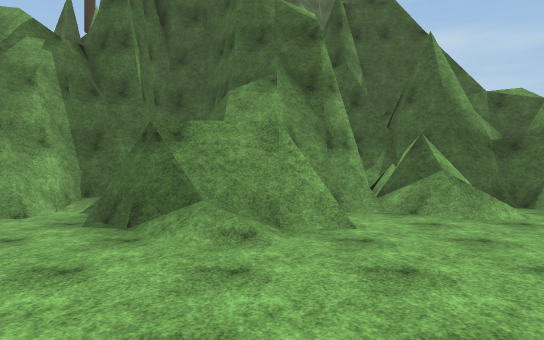
View 1 (above)

16 first-person views from a walk through a scene from a Unity 3-D project. The camera is 1.5 m above the floor, looks level and sees 70° across. The floor is counted in squares, 2 m on a side. Each view is taken from the middle of a square. On the plan, view 1 faces up. The plan holds only what a view shows up to about 12 squares ahead; the rest is blank. The place goes on beyond the plan. Some trees and plants on the terrain are drawn as simple stand-ins. Some surface patterns are stand-ins.

View 2
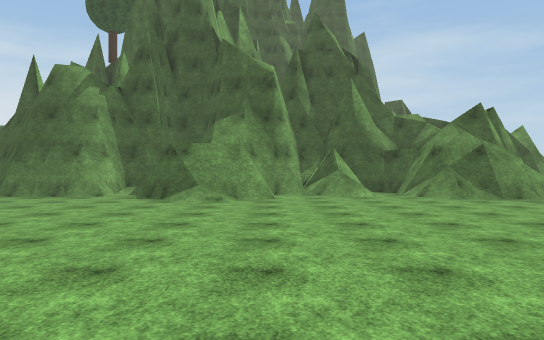

View 3
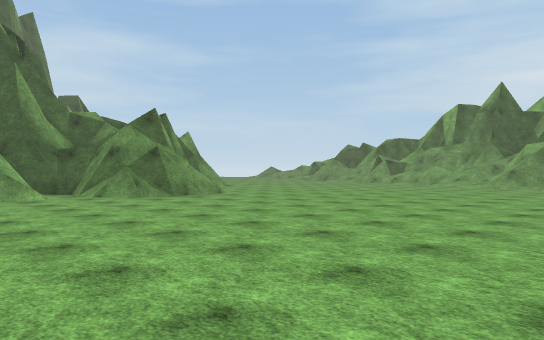

View 4
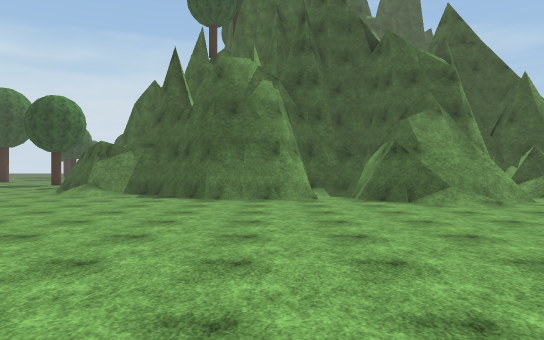

View 5
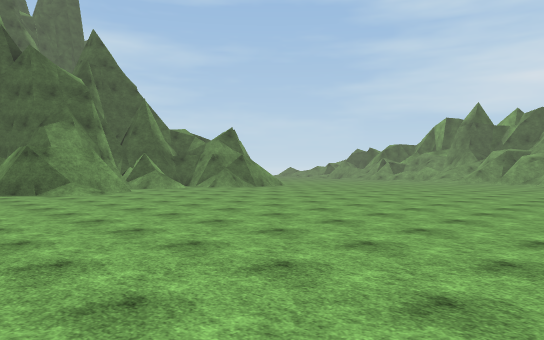

View 6
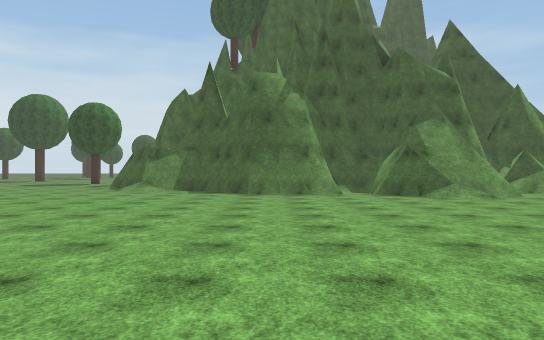

View 7
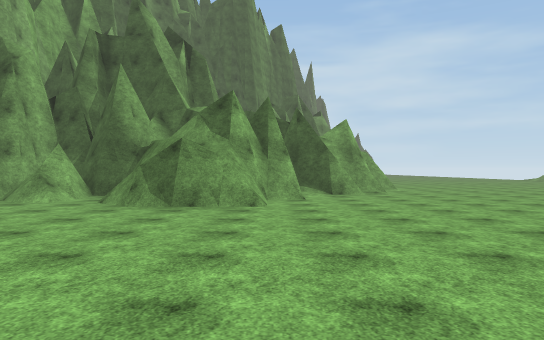

View 8
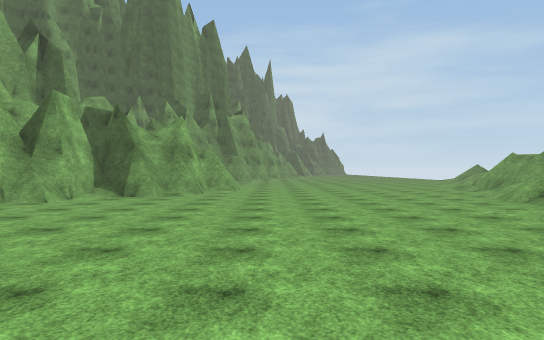

View 9
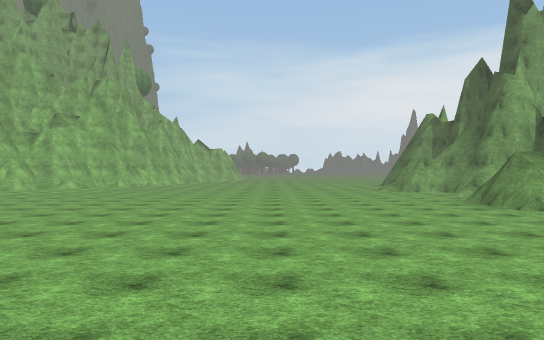

View 10
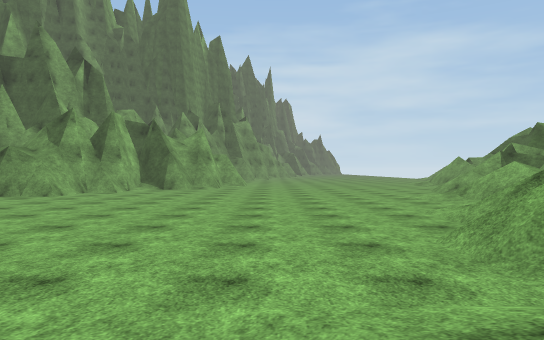

View 11
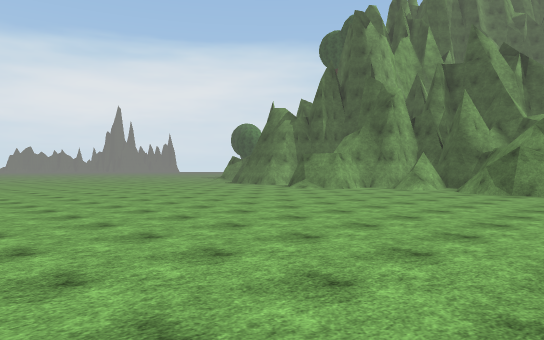

View 12
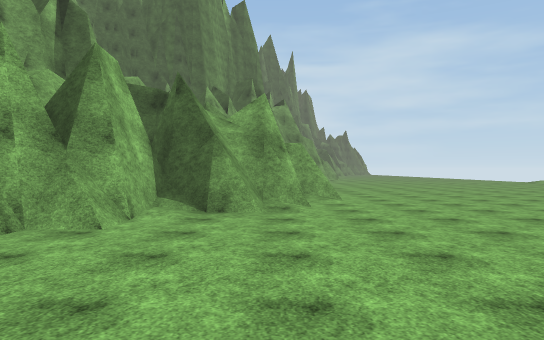

View 13
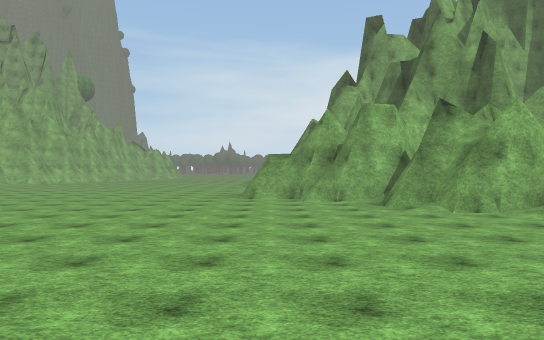

View 14
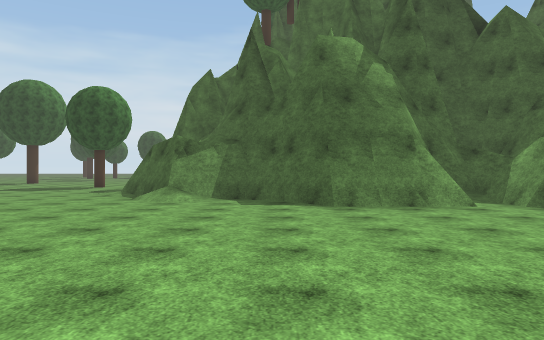

View 15
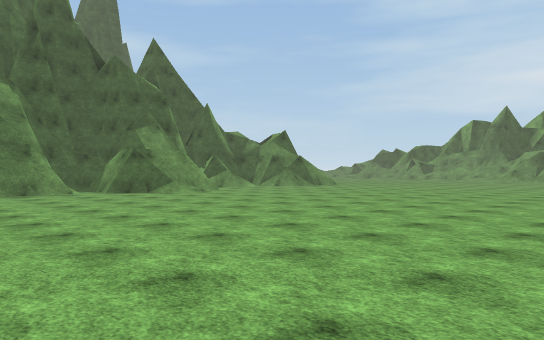

View 16
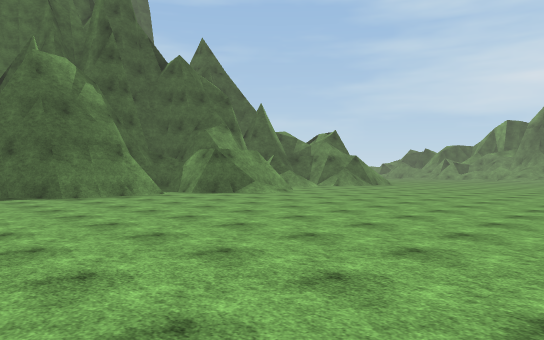

### Floor plan
Key: @ floor where view 1 was taken; # wall or solid block; x gap in a wall; . floor; / step, stairs or slope; = window, fence, low wall or low ledge; ^ raised ledge.
Columns run from 10 left of view 1 to 21 right of it. Each row starts with its distance up from view 1.
 10                    ####.........
  9 ##     ###  ####   ###..........
  8 ####  ###  ######  ##........../
  7 /..####.#  #########=........../
  6 ....###.####.//=^###.........../
  5 ........####..../##=...........
  4 .............................//
  3 ..............................=x
  2 .............................///
  1 ............................/
  0 ..........@................./
 -1 ............................/
 -2 .........................../
 -3 ...........................#
 -4  ........................//
 -5 . ......................
 -6    ...................   .
 -7   . .................
 -8      . ..       ... .
 -9                 ..

Positions as (right, up) in squares from view 1, and headings:
1: (0, 0), facing up
2: (1, -5), facing up
3: (1, -5), facing up-right
4: (-5, -4), facing up
5: (-5, -8), facing up-right
6: (-6, -6), facing up
7: (9, -3), facing up
8: (15, -2), facing up
9: (18, -1), facing left
10: (15, -6), facing up
11: (10, -8), facing up-left
12: (12, 2), facing up
13: (21, 6), facing left
14: (-8, -2), facing up
15: (-8, -7), facing up-right
16: (-10, -5), facing up-right
